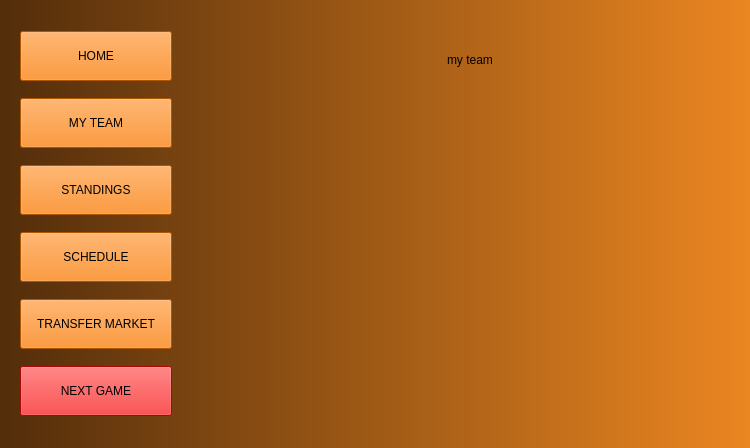
<?xml version="1.0" encoding="UTF-8"?>
<ui version="4.0">
 <class>MainForm</class>
 <widget class="QWidget" name="MainForm">
  <property name="geometry">
   <rect>
    <x>0</x>
    <y>0</y>
    <width>750</width>
    <height>448</height>
   </rect>
  </property>
  <property name="windowTitle">
   <string>Form</string>
  </property>
  <property name="styleSheet">
   <string notr="true">background-color:qlineargradient(spread:pad, x1:0, y1:0, x2:1, y2:0, stop:0.00995025 rgba(84, 46, 11, 255), stop:1 rgba(235, 134, 33, 255));</string>
  </property>
  <layout class="QGridLayout" name="gridLayout">
   <item row="2" column="0">
    <widget class="QWidget" name="widget" native="true">
     <property name="minimumSize">
      <size>
       <width>170</width>
       <height>0</height>
      </size>
     </property>
     <property name="maximumSize">
      <size>
       <width>150</width>
       <height>16777215</height>
      </size>
     </property>
     <property name="styleSheet">
      <string notr="true">background:transparent;</string>
     </property>
     <layout class="QVBoxLayout" name="verticalLayout">
      <item>
       <widget class="QPushButton" name="homeButton">
        <property name="minimumSize">
         <size>
          <width>0</width>
          <height>50</height>
         </size>
        </property>
        <property name="styleSheet">
         <string notr="true">background-color: rgb(245, 121, 0);
font: 25 11pt &quot;Ubuntu&quot;;</string>
        </property>
        <property name="text">
         <string>HOME</string>
        </property>
       </widget>
      </item>
      <item>
       <widget class="QPushButton" name="myTeamButton">
        <property name="minimumSize">
         <size>
          <width>0</width>
          <height>50</height>
         </size>
        </property>
        <property name="styleSheet">
         <string notr="true">background-color: rgb(245, 121, 0);
font: 25 11pt &quot;Ubuntu&quot;;</string>
        </property>
        <property name="text">
         <string>MY TEAM</string>
        </property>
       </widget>
      </item>
      <item>
       <widget class="QPushButton" name="standingsButton">
        <property name="minimumSize">
         <size>
          <width>0</width>
          <height>50</height>
         </size>
        </property>
        <property name="styleSheet">
         <string notr="true">background-color: rgb(245, 121, 0);
font: 25 11pt &quot;Ubuntu&quot;;</string>
        </property>
        <property name="text">
         <string>STANDINGS</string>
        </property>
       </widget>
      </item>
      <item>
       <widget class="QPushButton" name="scheduleButton">
        <property name="minimumSize">
         <size>
          <width>0</width>
          <height>50</height>
         </size>
        </property>
        <property name="styleSheet">
         <string notr="true">background-color: rgb(245, 121, 0);
font: 25 11pt &quot;Ubuntu&quot;;</string>
        </property>
        <property name="text">
         <string>SCHEDULE</string>
        </property>
       </widget>
      </item>
      <item>
       <widget class="QPushButton" name="transferMarketButton">
        <property name="minimumSize">
         <size>
          <width>0</width>
          <height>50</height>
         </size>
        </property>
        <property name="styleSheet">
         <string notr="true">background-color: rgb(245, 121, 0);
font: 25 11pt &quot;Ubuntu&quot;;</string>
        </property>
        <property name="text">
         <string>TRANSFER MARKET</string>
        </property>
       </widget>
      </item>
      <item>
       <widget class="QPushButton" name="homeButton_2">
        <property name="minimumSize">
         <size>
          <width>0</width>
          <height>50</height>
         </size>
        </property>
        <property name="maximumSize">
         <size>
          <width>200</width>
          <height>16777215</height>
         </size>
        </property>
        <property name="styleSheet">
         <string notr="true">background-color: rgb(239, 10, 10);
font: 25 11pt &quot;Ubuntu&quot;;</string>
        </property>
        <property name="text">
         <string>NEXT GAME</string>
        </property>
       </widget>
      </item>
     </layout>
    </widget>
   </item>
   <item row="2" column="1">
    <widget class="QStackedWidget" name="stackedWidget">
     <property name="styleSheet">
      <string notr="true">background:transparent;</string>
     </property>
     <property name="currentIndex">
      <number>1</number>
     </property>
     <widget class="QWidget" name="homePage">
      <widget class="QLabel" name="label">
       <property name="geometry">
        <rect>
         <x>240</x>
         <y>130</y>
         <width>67</width>
         <height>17</height>
        </rect>
       </property>
       <property name="text">
        <string>page home</string>
       </property>
      </widget>
     </widget>
     <widget class="QWidget" name="myTeamPage">
      <widget class="QLabel" name="label_2">
       <property name="geometry">
        <rect>
         <x>260</x>
         <y>40</y>
         <width>67</width>
         <height>17</height>
        </rect>
       </property>
       <property name="text">
        <string>my team</string>
       </property>
      </widget>
     </widget>
     <widget class="QWidget" name="standingsPage">
      <widget class="QLabel" name="label_3">
       <property name="geometry">
        <rect>
         <x>240</x>
         <y>110</y>
         <width>67</width>
         <height>17</height>
        </rect>
       </property>
       <property name="text">
        <string>standings</string>
       </property>
      </widget>
     </widget>
     <widget class="QWidget" name="schedulePage">
      <widget class="QLabel" name="label_4">
       <property name="geometry">
        <rect>
         <x>280</x>
         <y>140</y>
         <width>67</width>
         <height>17</height>
        </rect>
       </property>
       <property name="text">
        <string>schedule</string>
       </property>
      </widget>
     </widget>
     <widget class="QWidget" name="transferMarketPage">
      <widget class="QLabel" name="label_5">
       <property name="geometry">
        <rect>
         <x>10</x>
         <y>10</y>
         <width>531</width>
         <height>21</height>
        </rect>
       </property>
       <property name="text">
        <string>transfer market</string>
       </property>
      </widget>
      <widget class="QTableView" name="tableView">
       <property name="geometry">
        <rect>
         <x>10</x>
         <y>50</y>
         <width>541</width>
         <height>361</height>
        </rect>
       </property>
      </widget>
     </widget>
    </widget>
   </item>
  </layout>
 </widget>
 <resources/>
 <connections/>
</ui>
